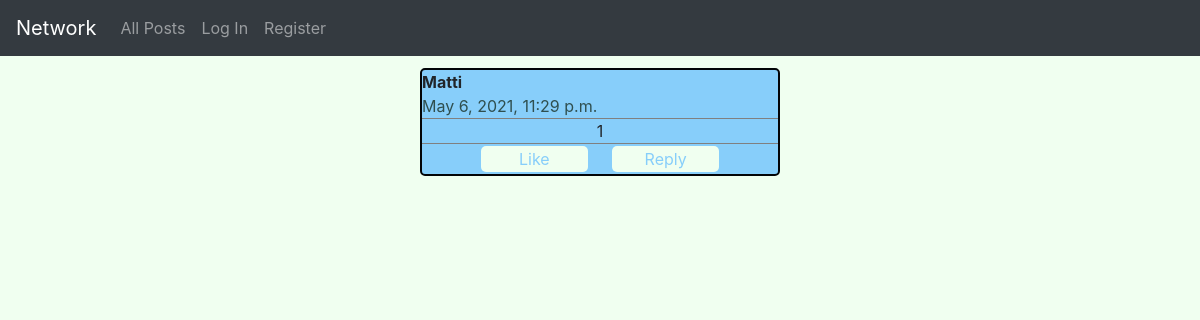
The app's page /, older data.
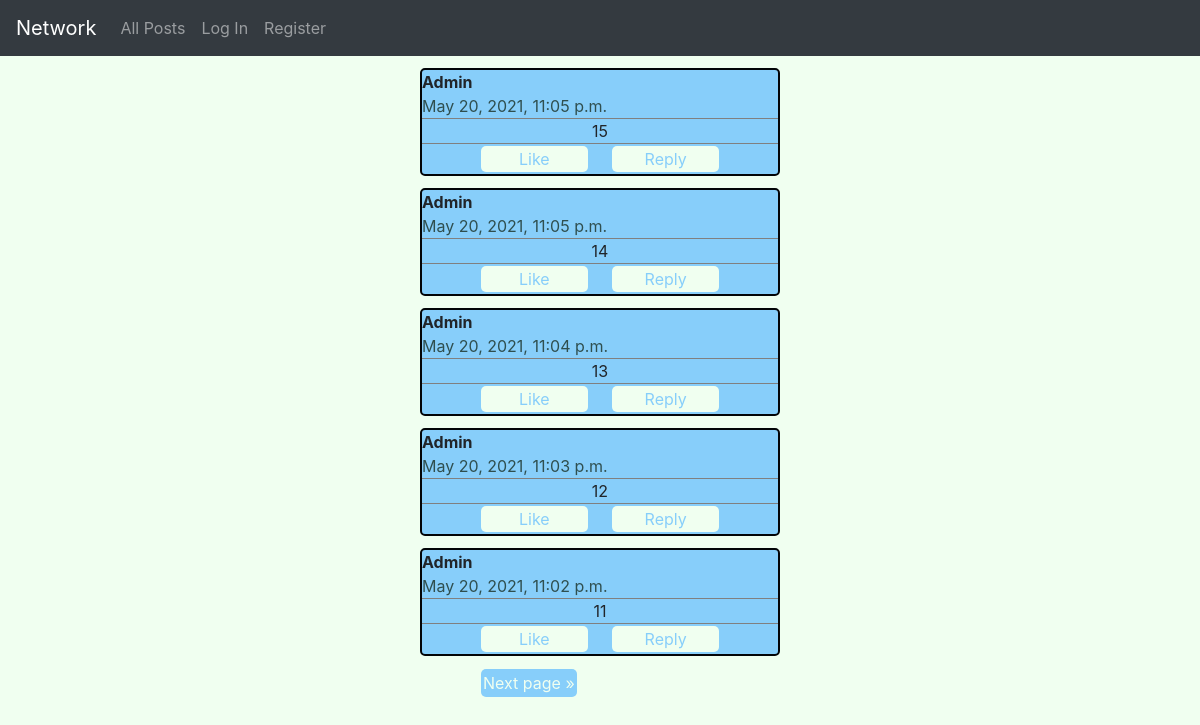
The same page, newer data.
### network/models.py (models this page shows, shortened)
class Post(models.Model):
    content = models.CharField(max_length=500)
    user = models.ForeignKey(User, on_delete=models.CASCADE)
    likes = models.ManyToManyField(Like, blank=True)
    reactions = models.ManyToManyField(Reaction, blank=True)
    timestamp = models.DateTimeField(auto_now_add=True)

class User(AbstractUser):
    def __str__(self):
        return self.username

### network/views.py (the view)
# urls.py: path("", views.index, name="index"),
def index(request):
    newpost = NewPost()
    posts = Post.objects.all().order_by('-timestamp')
    p = Paginator(posts, 5)
    page_number = request.GET.get('page')
    page_obj = p.get_page(page_number)
    return render(request, "network/index.html", {
        "newpost" : newpost, "page_obj" : page_obj
    })

### network/templates/network/index.html (shortened to what this page needs)
{% extends "network/layout.html" %}
{% block body %}
    {% for post in page_obj %}
    <div class="post">
    <div class="name"><strong>{{post.user}}</strong></div>
    <div class="time">{{post.timestamp}}</div>
    <div class="content">{{post.content}}</div>
    <div class="likebar">
            <button>Like</button>
            <button>Reply</button>
    </div>
    </div>
    {% endfor %}
    <nav >
        <ul class="pagination">
            {% if page_obj.has_next %}
                <li class="page-item">
                    <a  href="?page={{ page_obj.next_page_number }}" aria-label="Next">Next page
                    <span aria-hidden="true">&raquo;</span>
                    </a>
                </li>
            {% endif %}
        </ul>
      </nav>
{% endblock %}

### network/templates/network/layout.html (shortened to what this page needs)
{% load static %}
<!DOCTYPE html>
<html lang="en">
    <head>
        <link rel="stylesheet" href="https://stackpath.bootstrapcdn.com/bootstrap/4.4.1/css/bootstrap.min.css">
        <link href="{% static 'network/styles.css' %}" rel="stylesheet">
    </head>
    <body>
        <nav class="navbar navbar-expand-lg navbar-dark bg-dark">
            <a class="navbar-brand" href="#">Network</a>
            <div>
              <ul class="navbar-nav mr-auto">
                <li class="nav-item">
                  <a class="nav-link" href="{% url 'index' %}">All Posts</a>
                </li>
                {% if user.is_authenticated %}
                    <li class="nav-item">
                        <a class="nav-link" href="#">Following</a>
                    </li>
                    <li class="nav-item">
                        <a class="nav-link" href="{% url 'logout' %}">Log Out</a>
                    </li>
                {% else %}
                    <li class="nav-item">
                        <a class="nav-link" href="{% url 'login' %}">Log In</a>
                    </li>
                    <li class="nav-item">
                        <a class="nav-link" href="{% url 'register' %}">Register</a>
                    </li>
                {% endif %}
              </ul>
            </div>
          </nav>
        <div class="body">
            {% block body %}
            {% endblock %}
        </div>
    </body>
</html>

### network/static/network/styles.css (style rules this page uses)
body { background-color: honeydew; }
.post { margin-top: 1%; margin-bottom: 1%; margin-left: 35%; margin-right: 35%; background-color: lightskyblue; border: 2px rgb(3, 5, 7); border-style: solid; border-radius: 5px; }
.time { border-bottom: 1px solid grey; color: darkslategray; }
.content { text-align: center; margin-left: 5%; color: orange(59, 200, 247); background-color: grey(0, 140, 255); margin-right: 5%; }
.pagination { text-align: center; margin-left: 40%; margin-right: 40%; }
.page-item { color: honeydew; background-color: lightskyblue; border:1px black; border-radius: 5px; padding: 2px; margin: 1px; }
a { color: honeydew; }
button { margin:2px; margin-left: 10px; margin-right: 10px; padding:1px; background-color: honeydew; border: 2px grey; border-radius: 5px; color: lightskyblue; width: 30%; }
.likebar { text-align: center; border-top: 1px solid grey; }

Row changes from the older to the newer data that the page shows:
no longer on this page (row unchanged): Post: user "Matti", timestamp "May 6, 2021, 11:29 p.m.", content "1"
added Post: user "Admin", timestamp "May 20, 2021, 11:05 p.m.", content "15"
added Post: user "Admin", timestamp "May 20, 2021, 11:05 p.m.", content "14"
added Post: user "Admin", timestamp "May 20, 2021, 11:04 p.m.", content "13"
added Post: user "Admin", timestamp "May 20, 2021, 11:03 p.m.", content "12"
added Post: user "Admin", timestamp "May 20, 2021, 11:02 p.m.", content "11"
Text that changed along with them:
text now shown: "Next page »"
